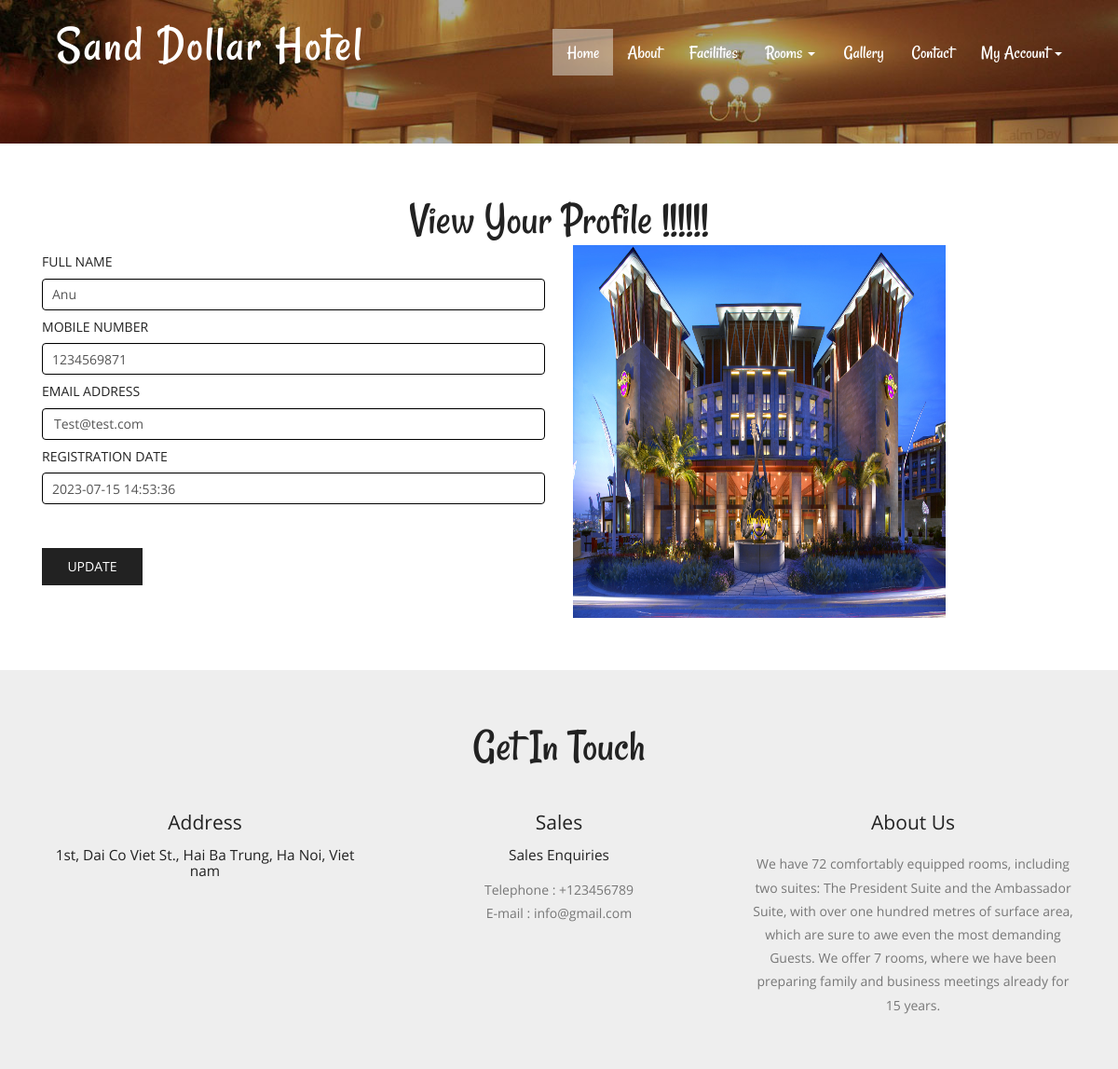
The app's page /profile.php (signed in) with its own data.
### tables this page shows
CREATE TABLE `tbluser` (
  `ID` int(10) NOT NULL,
  `FullName` varchar(200) DEFAULT NULL,
  `MobileNumber` bigint(10) DEFAULT NULL,
  `Email` varchar(120) DEFAULT NULL,
  `Password` varchar(120) DEFAULT NULL,
  `RegDate` timestamp NULL DEFAULT current_timestamp()
);

CREATE TABLE `tblpage` (
  `ID` int(10) NOT NULL,
  `PageType` varchar(120) DEFAULT NULL,
  `PageTitle` varchar(200) DEFAULT NULL,
  `PageDescription` mediumtext DEFAULT NULL,
  `Email` varchar(120) DEFAULT NULL,
  `MobileNumber` bigint(10) DEFAULT NULL,
  `UpdationDate` timestamp NULL DEFAULT NULL ON UPDATE current_timestamp()
);

### src/profile.php (the view, shortened to what this page needs)
<?php
include('includes/dbconnection.php');
if (strlen($_SESSION['hbmsuid'] == 0)) {
	header('location:logout.php');
} else {
?>
<!DOCTYPE HTML>
<html>
<head>
	<link href="css/bootstrap.css" rel="stylesheet" type="text/css" media="all">
	<link href="css/style.css" rel="stylesheet" type="text/css" media="all" />
</head>
<body>
	<div class="header head-top">
		<div class="container">
			<?php include_once('includes/header.php'); ?>
		</div>
	</div>
	<div class="content">
		<div class="contact">
			<div class="container">
				<h2>View Your Profile !!!!!!</h2>
				<div class="contact-grids">
					<div class="col-md-6 contact-right">
						<form method="post">
							<?php
							$uid = $_SESSION['hbmsuid'];
							$sql = "SELECT * from  tbluser where ID=:uid";
							$query = $dbh->prepare($sql);
							$query->bindParam(':uid', $uid, PDO::PARAM_STR);
							$query->execute();
							$results = $query->fetchAll(PDO::FETCH_OBJ);
							$cnt = 1;
							if ($query->rowCount() > 0) {
								foreach ($results as $row) {               ?>
									<h5>Full Name</h5>
									<input type="text" value="<?php echo $row->FullName; ?>" name="fname" required="true" class="form-control">
									<h5>Mobile Number</h5>
									<input type="text" name="mobno" class="form-control" required="true" maxlength="10" pattern="[0-9]+" value="<?php echo $row->MobileNumber; ?>">
									<h5>Email Address</h5>
									<input type="email" class="form-control" value="<?php echo $row->Email; ?>" name="email" required="true" readonly='true'>
									<h5>Registration Date</h5>
									<input type="text" value="<?php echo $row->RegDate; ?>" class="form-control" name="password" readonly="true">
									<br /><?php $cnt = $cnt + 1;
										}
									} ?>
							<br />
							<input type="submit" value="Update" name="submit">
						</form>
					</div>
					<div class="col-md-6 contact-right">
						<img src="images/img.jpg" width="400" height="400" />
					</div>
					<div class="clearfix"></div>
				</div>
			</div>
		</div>
		<?php include_once('includes/getintouch.php'); ?>
</html><?php }  ?>

### src/includes/getintouch.php (shortened to what this page needs)
<div class="touch-section">
	<div class="container">
		<h3>get in touch</h3>
		<div class="touch-grids">
			<?php
				$sql="SELECT * from tblpage where PageType='contactus'";
				$query = $dbh -> prepare($sql);
				$query->execute();
				$results=$query->fetchAll(PDO::FETCH_OBJ);
				$cnt=1;
				if($query->rowCount() > 0) {
					foreach($results as $row) {
			?>
			<div class="col-md-4 touch-grid">
				<h4>address</h4>
				<h5><?php echo htmlentities($row->PageDescription);?></h5>
			</div>
			<div class="col-md-4 touch-grid">
				<h4>Sales</h4>
				<h5>Sales Enquiries</h5>
				<p>Telephone : +<?php  echo htmlentities($row->MobileNumber);?></p>
				<p>E-mail : <?php  echo htmlentities($row->Email);?></p>
			</div>
			<?php $cnt=$cnt+1;}} ?>
			<div class="col-md-4 touch-grid">
				<?php
					$sql="SELECT * from tblpage where PageType='aboutus'";
					$query = $dbh -> prepare($sql);
					$query->execute();
					$results=$query->fetchAll(PDO::FETCH_OBJ);
					$cnt=1;
					if($query->rowCount() > 0) {
						foreach($results as $row) {
				?>
				<h4><?php  echo htmlentities($row->PageTitle);?></h4>
				<br>
				<p><?php  echo htmlentities($row->PageDescription);?></p>
				</div><?php $cnt=$cnt+1;}} ?>
					<div class="clearfix"></div>
				</div>
			</div>
		</div>
	</div>

### src/css/style.css (style rules this page uses)
h1,h2,h3,h4,h5,h6 { padding:0 0; margin:0 0; }
p { padding:0 0; margin:0 0; }
body { padding:0 0; margin:0 0; font-family: 'OpenSans-Regular' }
.header { background:url(../images/banner1.jpg) no-repeat 0px 0px; background-size:cover; -webkit-background-size: cover; -moz-background-size: cover; -o-background-size: cover; -ms-background-size: cover; min-height:764px; padding-bottom: 4em; }
.touch-section { padding: 4em 0; text-align: center; background-color: #eee; }
.touch-grids { margin-top: 3em; }
.touch-grid h4 { font-size: 1.5em; color: #222; text-transform: capitalize; }
.touch-section h3 { font-size: 3.5em; text-transform: capitalize; font-family: 'Rancho-Regular'; color: #222; }
.touch-grid h5 { font-size: 1.1em; padding: 1em 0; color: #222; }
.touch-grid p { font-size: 1em; line-height: 1.8em; color: #777; }
.head-top { min-height: 115px !important; }
.contact { padding: 4em 0; }
.contact h2 { font-size: 3.5em; text-transform: capitalize; font-family: 'Rancho-Regular'; color: #222; text-align:center; }
.contact-right h5 { font-size:1em; text-transform: uppercase; font-weight: 400; padding: 10px 0; color: #222; }
.contact-right input[type="text"] { width: 100%; padding: 10px 10px; font-size: 1em; outline: none; border: 1px solid #000; }
.contact-right input[type="submit"] { width: 20%; font-size: 1em; text-transform: uppercase; background: #222; border: none; outline: none; margin-top: 0.5em; color: #fff; font-weight: 500; padding: 10px 0; }
@media (max-width:1440px) { .header { min-height: 679px; } }
@media (max-width:1366px) { .header { min-height: 652px; } }
@media (max-width:1280px) { .header { min-height: 602px; } }

### records on screen
tbluser: fname "Anu", mobno "1234569871", email "Test@test.com", password "2023-07-15 14:53:36"
tblpage: PageDescription "1st, Dai Co Viet St., Hai Ba Trung, Ha Noi, Viet nam", MobileNumber "123456789", Email "info@gmail.com"
tblpage: PageTitle "About Us", PageDescription "We have 72 comfortably equipped rooms, including two suites: The President Suite and the Ambassador Suite, with over one hundred metres of surface area, which are sure to awe even the most demanding Guests. We offer 7 rooms, where we have been preparing family and business meetings already for 15 years."
